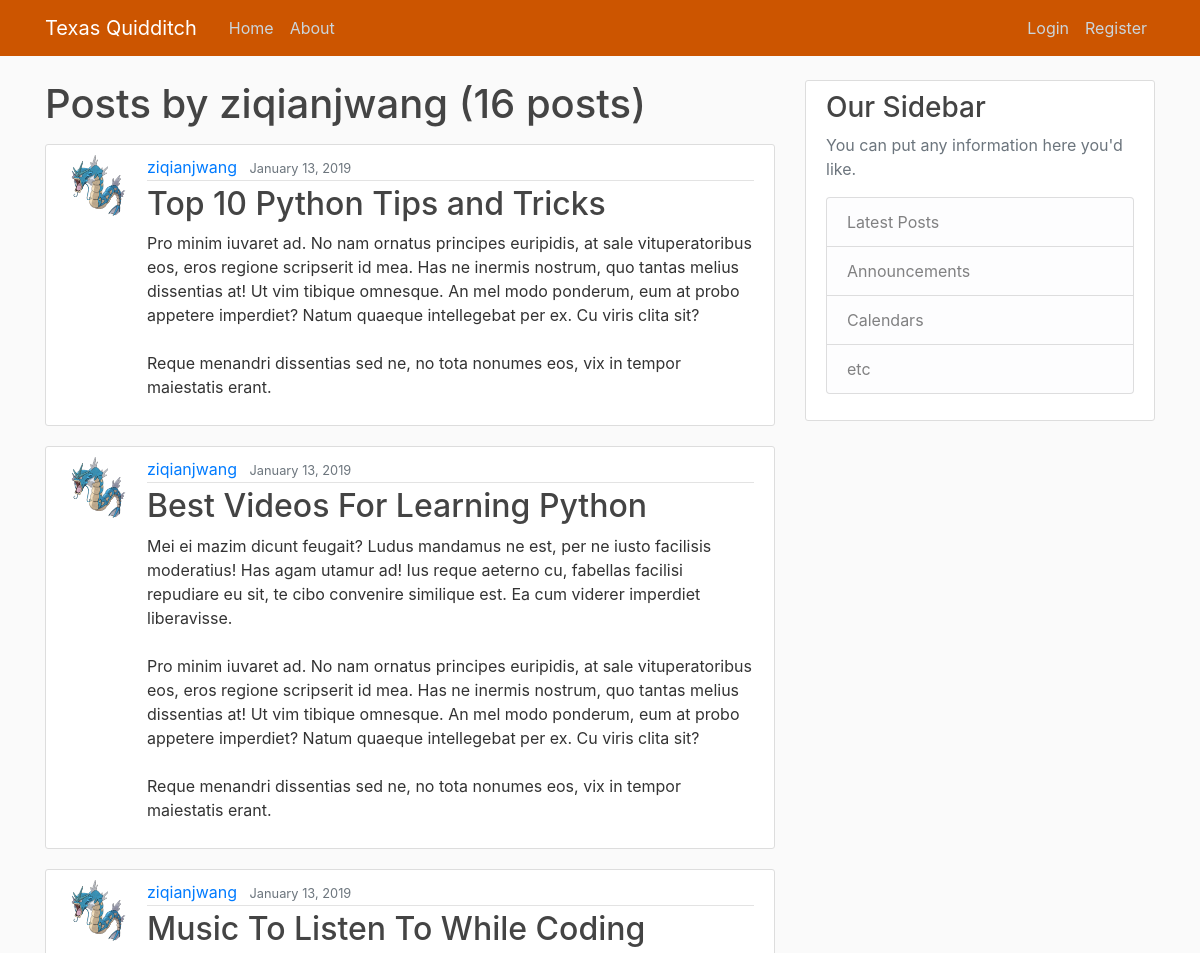
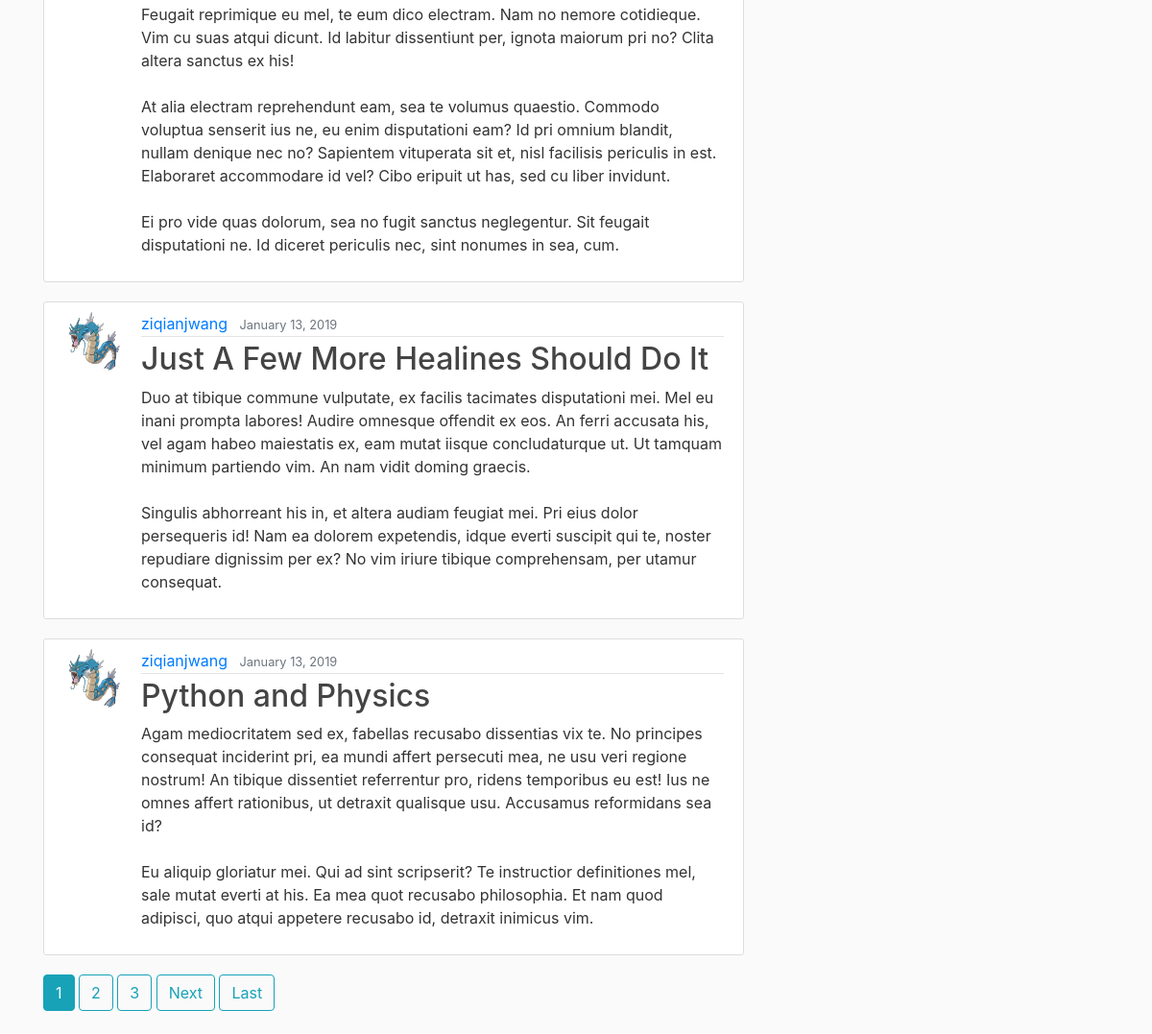
Page /user/ziqianjwang on the committed database (2 pictures, top to bottom).
### blog/models.py (models this page shows, shortened)
class Post(models.Model):
    title = models.CharField(max_length=100)
    content = models.TextField()
    date_posted = models.DateTimeField(default=timezone.now)   # auto_now --> set time to current time auto_now_add : will keep date
    author = models.ForeignKey(User, on_delete=models.CASCADE)    # on_delete --> what happens if user is deleted; delete post too

### users/models.py (models this page shows, shortened)
class Profile(models.Model):
    user = models.OneToOneField(User, on_delete=models.CASCADE)
    image = models.ImageField(default='default.jpg', upload_to='profile_pics')  #profile_pics is directory of image upload

### blog/views.py (the view)
# urls.py: path('user/<str:username>', UserPostListView.as_view(), name='user-posts'),
class UserPostListView(ListView):
    model = Post
    template_name = 'blog/user_posts.html'
    context_object_name = 'posts'
    paginate_by = 5
    def get_queryset(self):
        user = get_object_or_404(User, username=self.kwargs.get('username'))    # kwargs is query parameters, if user exists in query
        return Post.objects.filter(author=user).order_by('-date_posted')

### blog/templates/blog/user_posts.html (shortened to what this page needs)
{% extends "blog/base.html" %}
{% block content %}
<h1 class="mb-3">
    Posts by {{ view.kwargs.username}}  ({{ page_obj.paginator.count }} posts)
</h1>
{% for post in posts %}
    <article class="media content-section">
      <img class="rounded-circle article-img" src="{{ post.author.profile.image.url }}">
      <div class="media-body">
        <div class="article-metadata">
          <a class="mr-2" href="{% url 'user-posts' post.author.username %}">{{ post.author }}</a>
          <small class="text-muted">{{ post.date_posted|date:"F d, Y" }}</small>
        </div>
        <h2><a class="article-title" href="{% url 'post-detail' post.id %}">{{ post.title }}</a></h2>
        <p class="article-content">{{ post.content }}</p>
      </div>
    </article>
{% endfor %}
{% if is_paginated%}
    {% for num in page_obj.paginator.page_range %}
      {% if page_obj.number == num %}
        <a class="btn btn-info mb-4" href="?page={{ num }}">{{ num }}</a>
      {% elif num > page_obj.number|add:'-3' and num < page_obj.number|add:'3' %}
        <a class="btn btn-outline-info mb-4" href="?page={{ num }}">{{ num }}</a>
      {% endif %}
    {% endfor %}
    {% if page_obj.has_next %}
      <a class="btn btn-outline-info mb-4" href="?page={{ page_obj.next_page_number }}">Next</a>
      <a class="btn btn-outline-info mb-4" href="?page={{ page_obj.paginator.num_pages }}">Last</a>
    {% endif %}
{% endif %}
{% endblock content %}

### blog/static/blog/main.css (style rules this page uses)
body { background: #fafafa; color: #333333; margin-top: 5rem; }
h1, h2, h3, h4, h5, h6 { color: #444444; }
.content-section { background: #ffffff; padding: 10px 20px; border: 1px solid #dddddd; border-radius: 3px; margin-bottom: 20px; }
.article-title { color: #444444; }
.article-content { white-space: pre-line; }
.article-img { height: 65px; width: 65px; margin-right: 16px; }
.article-metadata { padding-bottom: 1px; margin-bottom: 4px; border-bottom: 1px solid #e3e3e3 }

### rows in the picture
Post: author.profile.image (placeholder picture), author "ziqianjwang", date_posted "January 13, 2019", title "Top 10 Python Tips and Tricks", content "Pro minim iuvaret ad. No nam ornatus principes euripidis, at sale vituperatoribus eos, eros regione scripserit id mea. Has ne inermis nostrum, quo tantas melius dissentias at! Ut vim tibique omnesque. An mel modo ponderum, eum at probo appetere imperdiet? Natum quaeque intellegebat per ex. Cu viris clita sit? Reque menandri dissentias sed ne, no tota nonumes eos, vix in tempor maiestatis erant."
Post: author.profile.image (placeholder picture), author "ziqianjwang", date_posted "January 13, 2019", title "Best Videos For Learning Python", content "Mei ei mazim dicunt feugait? Ludus mandamus ne est, per ne iusto facilisis moderatius! Has agam utamur ad! Ius reque aeterno cu, fabellas facilisi repudiare eu sit, te cibo convenire similique est. Ea cum viderer imperdiet liberavisse. Pro minim iuvaret ad. No nam ornatus principes euripidis, at sale vituperatoribus eos, eros regione scripserit id mea. Has ne inermis nostrum, quo tantas melius dissentias at! Ut vim tibique omnesque. An mel modo ponderum, eum at probo appetere imperdiet? Natum quaeque intellegebat per ex. Cu viris clita sit? Reque menandri dissentias sed ne, no tota nonumes eos, vix in tempor maiestatis erant."
Post: author.profile.image (placeholder picture), author "ziqianjwang", date_posted "January 13, 2019", title "Music To Listen To While Coding", content "Feugait reprimique eu mel, te eum dico electram. Nam no nemore cotidieque. Vim cu suas atqui dicunt. Id labitur dissentiunt per, ignota maiorum pri no? Clita altera sanctus ex his! At alia electram reprehendunt eam, sea te volumus quaestio. Commodo voluptua senserit ius ne, eu enim disputationi eam? Id pri omnium blandit, nullam denique nec no? Sapientem vituperata sit et, nisl facilisis periculis in est. Elaboraret accommodare id vel? Cibo eripuit ut has, sed cu liber invidunt. Ei pro vide quas dolorum, sea no fugit sanctus neglegentur. Sit feugait disputationi ne. Id diceret periculis nec, sint nonumes in sea, cum."
Post: author.profile.image (placeholder picture), author "ziqianjwang", date_posted "January 13, 2019", title "Just A Few More Healines Should Do It", content "Duo at tibique commune vulputate, ex facilis tacimates disputationi mei. Mel eu inani prompta labores! Audire omnesque offendit ex eos. An ferri accusata his, vel agam habeo maiestatis ex, eam mutat iisque concludaturque ut. Ut tamquam minimum partiendo vim. An nam vidit doming graecis. Singulis abhorreant his in, et altera audiam feugiat mei. Pri eius dolor persequeris id! Nam ea dolorem expetendis, idque everti suscipit qui te, noster repudiare dignissim per ex? No vim iriure tibique comprehensam, per utamur consequat."
Post: author.profile.image (placeholder picture), author "ziqianjwang", date_posted "January 13, 2019", title "Python and Physics", content "Agam mediocritatem sed ex, fabellas recusabo dissentias vix te. No principes consequat inciderint pri, ea mundi affert persecuti mea, ne usu veri regione nostrum! An tibique dissentiet referrentur pro, ridens temporibus eu est! Ius ne omnes affert rationibus, ut detraxit qualisque usu. Accusamus reformidans sea id? Eu aliquip gloriatur mei. Qui ad sint scripserit? Te instructior definitiones mel, sale mutat everti at his. Ea mea quot recusabo philosophia. Et nam quod adipisci, quo atqui appetere recusabo id, detraxit inimicus vim."

### other values in the picture
{{ view.kwargs.username }} "ziqianjwang"
{{ page_obj.paginator.count }} "16"
{{ num }} "1"
{{ num }} "2" "3"
